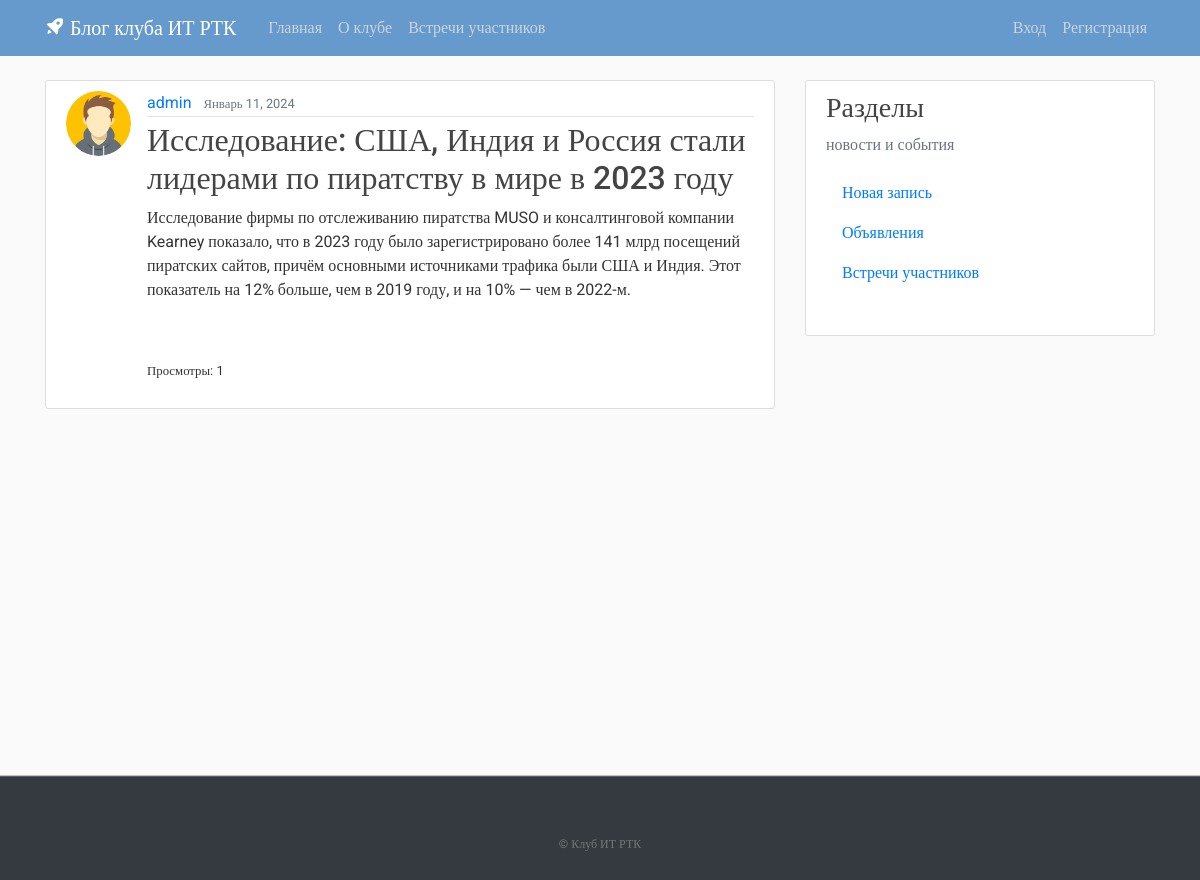
The app's page /post/14/ with its own data.
### blog/models.py (models this page shows, shortened)
class Post(models.Model):
    objects = None
    categories = (('O', 'Operator'),
                  ('S', 'Science'),
                  ('I', 'Internet'),
                  ('OS', 'Operation System'))
    author = models.ForeignKey(User, on_delete=models.CASCADE, null=True, verbose_name='Автор')
    title = models.CharField('Название', max_length=100, default='', validators=[MinLengthValidator(10)], null=False)
    anouncement = models.TextField('Аннотация', max_length=500, default='', validators=[MinLengthValidator(10)], null=False)
    content = models.TextField('Статья', max_length=100000, default='', validators=[MinLengthValidator(10)], null=False)
    date_posted = models.DateTimeField(default=timezone.now, verbose_name='Дата')
    category = models.CharField(max_length=50, choices=categories)
    def get_absolute_url(self):
     return f'/post/{self.id}'
    def get_views(self):
        return self.views.count()
    class Meta:
        ordering = ['title', 'date_posted']
        verbose_name= 'Новость'
        verbose_name_plural= 'Новости'

### users/models.py (models this page shows, shortened)
class Profile(models.Model):
    user = models.OneToOneField(User, on_delete=models.CASCADE)
    image = models.ImageField(default='default.jpg', upload_to='profile_pics')

### blog/views.py (the view)
# urls.py: path('post/<int:pk>/', PostDetailView.as_view(), name='post-detail'),
class PostDetailView(ViewCountMixin, DetailView):
    model = Post
    template_name = 'blog/post_detail.html'
    context_object_name = 'post'

### blog/utils.py (called while the page is built)
def get_client_ip(request):
    x_forwarded_for = request.META.get('HTTP_X_FORWARDED_FOR')
    if x_forwarded_for:
        ip = x_forwarded_for.split(',')[0]
    else:
        ip = request.META.get('REMOTE_ADDR')
    return ip

    def get_object(self):
        obj = super().get_object()
        ip_address = get_client_ip(self.request)
        ViewCount.objects.get_or_create(post=obj, ip_address=ip_address)
        return obj

### blog/templates/blog/post_detail.html (shortened to what this page needs)
{% extends "blog/base.html" %}
{% block content %}
  <article class="media content-section">
    <img class="rounded-circle article-img" src="{{ object.author.profile.image.url }}">
    <div class="media-body">
      <div class="article-metadata">
        <a class="mr-2" href="{{post.user}}">{{ object.author }}</a>
        <small class="text-muted">{{ object.date_posted|date:"F d, Y" }}</small>
      </div>
      <h2 class="article-title">{{ object.title }}</h2>
      <p class="=article-anouncement">{{object.anouncement}}</p>
      <p class="article-content"><a href="{{ post.get_absolute_url }}" class="text-white fw-bold">Полный текст ...</a></p>
      <p><small>Просмотры: {{ post.get_views }}</small></p>
    </div>
  </article>
{% endblock content %}

### blog/static/blog/main.css (style rules this page uses)
body, html { width:100%; height:100% }
body { margin:0; padding:0; background: #fafafa; color: #333333; margin-top: 5rem; font-family:Roboto; }
h1, h2, h3, h4, h5, h6 { color: #444444; }
.content-section { background: #ffffff; padding: 10px 20px; border: 1px solid #dddddd; border-radius: 3px; margin-bottom: 20px; }
.article-title { color: #444444; }
.article-content { white-space: pre-line; }
.article-img { height: 65px; width: 65px; margin-right: 16px; }
.article-metadata { padding-bottom: 1px; margin-bottom: 4px; border-bottom: 1px solid #e3e3e3 }

### records on screen
Post: author.profile.image (picture), author "admin", date_posted "Январь 11, 2024", title "Исследование: США, Индия и Россия стали лидерами по пиратству в мире в 2023 году", anouncement "Исследование фирмы по отслеживанию пиратства MUSO и консалтинговой компании Kearney показало, что в 2023 году было зарегистрировано более 141 млрд посещений пиратских сайтов, причём основными источниками трафика были США и Индия. Этот показатель на 12% больше, чем в 2019 году, и на 10% — чем в 2022-м.", get_views "1"
